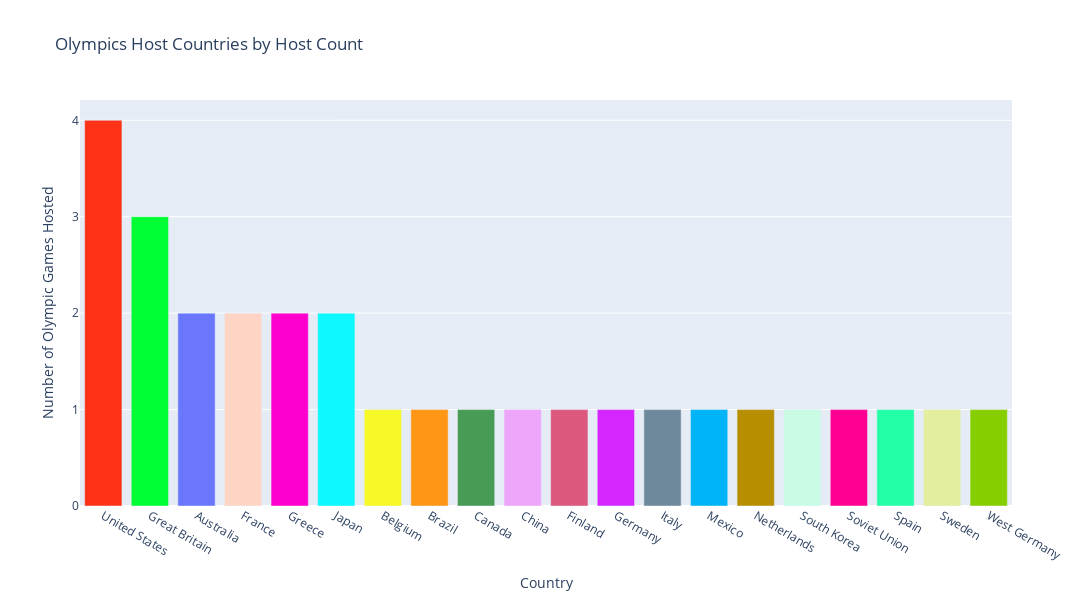

Notebook cell for this chart:
### Markdown cell above
We will first do a bar plot to see who the hosts are and their number of games hosted.

### Code cell
# plot host count bar chart with Plotly Express
fig = px.bar(host_count_df, title="Olympics Host Countries by Host Count", color=host_count_df.index, color_discrete_sequence=px.colors.qualitative.Light24,
             width=1200, height=600)
fig.update_layout(
    xaxis_title="Country",
    yaxis_title="Number of Olympic Games Hosted",
    showlegend=False,
    yaxis={'nticks': int(host_count_df.Host_count.max()+1)}
    )
fig.show()

### Figure 1 — Plotly figure (JSON) as saved in the notebook; plotly's stock layout.template omitted (floating-point values rounded to 4 significant figures)
{"data": [{"alignmentgroup": "True", "hovertemplate": "Host_country=%{x}<br>value=%{y}<extra></extra>", "legendgroup": "United States", "marker": {"color": "#FD3216", "pattern": {"shape": ""}}, "name": "United States", "offsetgroup": "United States", "orientation": "v", "showlegend": true, "textposition": "auto", "type": "bar", "x": ["United States"], "xaxis": "x", "y": [4], "yaxis": "y"}, {"alignmentgroup": "True", "hovertemplate": "Host_country=%{x}<br>value=%{y}<extra></extra>", "legendgroup": "Great Britain", "marker": {"color": "#00FE35", "pattern": {"shape": ""}}, "name": "Great Britain", "offsetgroup": "Great Britain", "orientation": "v", "showlegend": true, "textposition": "auto", "type": "bar", "x": ["Great Britain"], "xaxis": "x", "y": [3], "yaxis": "y"}, {"alignmentgroup": "True", "hovertemplate": "Host_country=%{x}<br>value=%{y}<extra></extra>", "legendgroup": "Australia", "marker": {"color": "#6A76FC", "pattern": {"shape": ""}}, "name": "Australia", "offsetgroup": "Australia", "orientation": "v", "showlegend": true, "textposition": "auto", "type": "bar", "x": ["Australia"], "xaxis": "x", "y": [2], "yaxis": "y"}, {"alignmentgroup": "True", "hovertemplate": "Host_country=%{x}<br>value=%{y}<extra></extra>", "legendgroup": "France", "marker": {"color": "#FED4C4", "pattern": {"shape": ""}}, "name": "France", "offsetgroup": "France", "orientation": "v", "showlegend": true, "textposition": "auto", "type": "bar", "x": ["France"], "xaxis": "x", "y": [2], "yaxis": "y"}, {"alignmentgroup": "True", "hovertemplate": "Host_country=%{x}<br>value=%{y}<extra></extra>", "legendgroup": "Greece", "marker": {"color": "#FE00CE", "pattern": {"shape": ""}}, "name": "Greece", "offsetgroup": "Greece", "orientation": "v", "showlegend": true, "textposition": "auto", "type": "bar", "x": ["Greece"], "xaxis": "x", "y": [2], "yaxis": "y"}, {"alignmentgroup": "True", "hovertemplate": "Host_country=%{x}<br>value=%{y}<extra></extra>", "legendgroup": "Japan", "marker": {"color": "#0DF9FF", "pattern": {"shape": ""}}, "name": "Japan", "offsetgroup": "Japan", "orientation": "v", "showlegend": true, "textposition": "auto", "type": "bar", "x": ["Japan"], "xaxis": "x", "y": [2], "yaxis": "y"}, {"alignmentgroup": "True", "hovertemplate": "Host_country=%{x}<br>value=%{y}<extra></extra>", "legendgroup": "Belgium", "marker": {"color": "#F6F926", "pattern": {"shape": ""}}, "name": "Belgium", "offsetgroup": "Belgium", "orientation": "v", "showlegend": true, "textposition": "auto", "type": "bar", "x": ["Belgium"], "xaxis": "x", "y": [1], "yaxis": "y"}, {"alignmentgroup": "True", "hovertemplate": "Host_country=%{x}<br>value=%{y}<extra></extra>", "legendgroup": "Brazil", "marker": {"color": "#FF9616", "pattern": {"shape": ""}}, "name": "Brazil", "offsetgroup": "Brazil", "orientation": "v", "showlegend": true, "textposition": "auto", "type": "bar", "x": ["Brazil"], "xaxis": "x", "y": [1], "yaxis": "y"}, {"alignmentgroup": "True", "hovertemplate": "Host_country=%{x}<br>value=%{y}<extra></extra>", "legendgroup": "Canada", "marker": {"color": "#479B55", "pattern": {"shape": ""}}, "name": "Canada", "offsetgroup": "Canada", "orientation": "v", "showlegend": true, "textposition": "auto", "type": "bar", "x": ["Canada"], "xaxis": "x", "y": [1], "yaxis": "y"}, {"alignmentgroup": "True", "hovertemplate": "Host_country=%{x}<br>value=%{y}<extra></extra>", "legendgroup": "China", "marker": {"color": "#EEA6FB", "pattern": {"shape": ""}}, "name": "China", "offsetgroup": "China", "orientation": "v", "showlegend": true, "textposition": "auto", "type": "bar", "x": ["China"], "xaxis": "x", "y": [1], "yaxis": "y"}, {"alignmentgroup": "True", "hovertemplate": "Host_country=%{x}<br>value=%{y}<extra></extra>", "legendgroup": "Finland", "marker": {"color": "#DC587D", "pattern": {"shape": ""}}, "name": "Finland", "offsetgroup": "Finland", "orientation": "v", "showlegend": true, "textposition": "auto", "type": "bar", "x": ["Finland"], "xaxis": "x", "y": [1], "yaxis": "y"}, {"alignmentgroup": "True", "hovertemplate": "Host_country=%{x}<br>value=%{y}<extra></extra>", "legendgroup": "Germany", "marker": {"color": "#D626FF", "pattern": {"shape": ""}}, "name": "Germany", "offsetgroup": "Germany", "orientation": "v", "showlegend": true, "textposition": "auto", "type": "bar", "x": ["Germany"], "xaxis": "x", "y": [1], "yaxis": "y"}, {"alignmentgroup": "True", "hovertemplate": "Host_country=%{x}<br>value=%{y}<extra></extra>", "legendgroup": "Italy", "marker": {"color": "#6E899C", "pattern": {"shape": ""}}, "name": "Italy", "offsetgroup": "Italy", "orientation": "v", "showlegend": true, "textposition": "auto", "type": "bar", "x": ["Italy"], "xaxis": "x", "y": [1], "yaxis": "y"}, {"alignmentgroup": "True", "hovertemplate": "Host_country=%{x}<br>value=%{y}<extra></extra>", "legendgroup": "Mexico", "marker": {"color": "#00B5F7", "pattern": {"shape": ""}}, "name": "Mexico", "offsetgroup": "Mexico", "orientation": "v", "showlegend": true, "textposition": "auto", "type": "bar", "x": ["Mexico"], "xaxis": "x", "y": [1], "yaxis": "y"}, {"alignmentgroup": "True", "hovertemplate": "Host_country=%{x}<br>value=%{y}<extra></extra>", "legendgroup": "Netherlands", "marker": {"color": "#B68E00", "pattern": {"shape": ""}}, "name": "Netherlands", "offsetgroup": "Netherlands", "orientation": "v", "showlegend": true, "textposition": "auto", "type": "bar", "x": ["Netherlands"], "xaxis": "x", "y": [1], "yaxis": "y"}, {"alignmentgroup": "True", "hovertemplate": "Host_country=%{x}<br>value=%{y}<extra></extra>", "legendgroup": "South Korea", "marker": {"color": "#C9FBE5", "pattern": {"shape": ""}}, "name": "South Korea", "offsetgroup": "South Korea", "orientation": "v", "showlegend": true, "textposition": "auto", "type": "bar", "x": ["South Korea"], "xaxis": "x", "y": [1], "yaxis": "y"}, {"alignmentgroup": "True", "hovertemplate": "Host_country=%{x}<br>value=%{y}<extra></extra>", "legendgroup": "Soviet Union", "marker": {"color": "#FF0092", "pattern": {"shape": ""}}, "name": "Soviet Union", "offsetgroup": "Soviet Union", "orientation": "v", "showlegend": true, "textposition": "auto", "type": "bar", "x": ["Soviet Union"], "xaxis": "x", "y": [1], "yaxis": "y"}, {"alignmentgroup": "True", "hovertemplate": "Host_country=%{x}<br>value=%{y}<extra></extra>", "legendgroup": "Spain", "marker": {"color": "#22FFA7", "pattern": {"shape": ""}}, "name": "Spain", "offsetgroup": "Spain", "orientation": "v", "showlegend": true, "textposition": "auto", "type": "bar", "x": ["Spain"], "xaxis": "x", "y": [1], "yaxis": "y"}, {"alignmentgroup": "True", "hovertemplate": "Host_country=%{x}<br>value=%{y}<extra></extra>", "legendgroup": "Sweden", "marker": {"color": "#E3EE9E", "pattern": {"shape": ""}}, "name": "Sweden", "offsetgroup": "Sweden", "orientation": "v", "showlegend": true, "textposition": "auto", "type": "bar", "x": ["Sweden"], "xaxis": "x", "y": [1], "yaxis": "y"}, {"alignmentgroup": "True", "hovertemplate": "Host_country=%{x}<br>value=%{y}<extra></extra>", "legendgroup": "West Germany", "marker": {"color": "#86CE00", "pattern": {"shape": ""}}, "name": "West Germany", "offsetgroup": "West Germany", "orientation": "v", "showlegend": true, "textposition": "auto", "type": "bar", "x": ["West Germany"], "xaxis": "x", "y": [1], "yaxis": "y"}], "layout": {"barmode": "relative", "height": 600, "legend": {"title": {"text": "Host_country"}, "tracegroupgap": 0}, "showlegend": false, "title": {"text": "Olympics Host Countries by Host Count"}, "width": 1200, "xaxis": {"anchor": "y", "categoryarray": ["United States", "Great Britain", "Australia", "France", "Greece", "Japan", "Belgium", "Brazil", "Canada", "China", "Finland", "Germany", "Italy", "Mexico", "Netherlands", "South Korea", "Soviet Union", "Spain", "Sweden", "West Germany"], "categoryorder": "array", "domain": [0, 1], "title": {"text": "Country"}}, "yaxis": {"anchor": "x", "domain": [0, 1], "nticks": 5, "title": {"text": "Number of Olympic Games Hosted"}}}}
